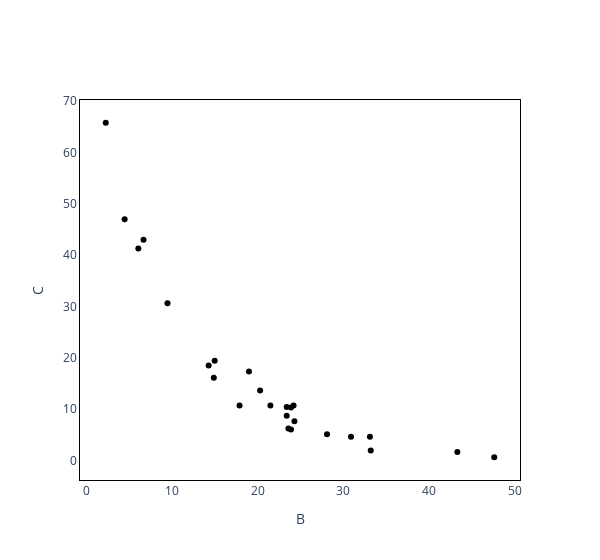

The cell this chart's notebook holds for it:
### Code cell
scatter(df.iloc[:, 1:3])

### Figure 1 — Plotly figure (JSON) as saved in the notebook; plotly's stock layout.template omitted (floating-point values rounded to 4 significant figures)
{"data": [{"marker": {"color": "rgba(0, 0, 0, 1)"}, "mode": "markers", "showlegend": false, "text": ["Sample K1", "Sample K2", "Sample K3", "Sample K4", "Sample K5", "Sample K6", "Sample K7", "Sample K8", "Sample K9", "Sample K10", "Sample K11", "Sample K12", "Sample K13", "Sample K14", "Sample K15", "Sample K16", "Sample K17", "Sample K18", "Sample K19", "Sample K20", "Sample K21", "Sample K22", "Sample K23", "Sample K24", "Sample K25"], "type": "scatter", "x": [6.1, 14.9, 23.9, 24.2, 47.6, 33.2, 21.5, 23.6, 2.3, 23.4, 6.7, 28.1, 24.3, 9.5, 19, 43.3, 23.9, 20.3, 17.9, 14.3, 30.9, 33.1, 23.4, 4.5, 15.0], "y": [41.3, 16.1, 6, 10.7, 0.6, 1.9, 10.7, 6.2, 65.8, 10.4, 43.0, 5.1, 7.6, 30.6, 17.3, 1.6, 10.3, 13.6, 10.7, 18.5, 4.6, 4.573, 8.7, 47, 19.4]}], "layout": {"plot_bgcolor": "white", "width": 600, "xaxis": {"linecolor": "black", "mirror": true, "title": {"text": "B"}}, "yaxis": {"linecolor": "black", "mirror": true, "title": {"text": "C"}}}}
